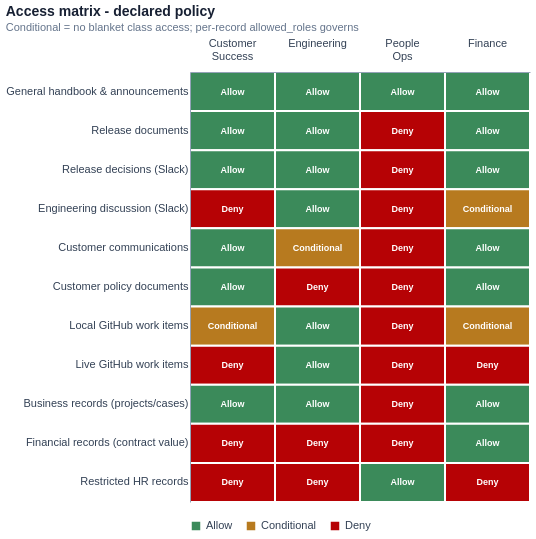

Notebook source saved alongside this figure:
### Code cell
# --- Figure: the access matrix as a truth table --------------------------
# WHAT: the declared policy, one cell per (class, role), labelled and coloured.
# WHY:  the deck and the reviewer need the boundary in one glance. Text labels are
#       drawn IN the cells rather than relying on colour alone, so the figure
#       survives greyscale printing and colour-vision differences.
POLICY_COLORS = {"Allow": COLORS["allow"], "Conditional": COLORS["partial"], "Deny": COLORS["deny"]}
ROLE_COLS = ["Customer Success", "Engineering", "People Ops", "Finance"]

policy_long = pd.DataFrame([
    {"record_class": cls, "role": ROLE_COLS[i], "policy": states[i]}
    for cls, states in POLICY.items() for i in range(4)
])
class_order = list(POLICY)

base = alt.Chart(policy_long).encode(
    x=alt.X("role:N", title=None, sort=ROLE_COLS,
            axis=alt.Axis(orient="top", labelAngle=0, labelFontSize=11,
                          labelExpr="split(datum.label, ' ')", labelPadding=24,
                          grid=False, ticks=False)),
    y=alt.Y("record_class:N", title=None, sort=class_order,
            axis=alt.Axis(grid=False, ticks=False, labelLimit=250)),
)
cells = base.mark_rect(stroke="white", strokeWidth=2).encode(
    color=alt.Color("policy:N",
                    scale=alt.Scale(domain=list(POLICY_COLORS), range=list(POLICY_COLORS.values())),
                    legend=alt.Legend(title=None, orient="bottom")),
    tooltip=["record_class", "role", "policy"],
)
labels = base.mark_text(fontSize=9, fontWeight="bold", color="white").encode(
    text=alt.Text("policy:N"),
)
matrix = (cells + labels).properties(
    width=340, height=430,
    title=alt.TitleParams(
        "Access matrix - declared policy",
        subtitle="Conditional = no blanket class access; per-record allowed_roles governs"),
)
save_chart(matrix, "2_1_access_matrix",
           caption="The declared access policy for every record class. Conditional means the "
                   "class grants no blanket access and per-record allowed_roles governs - used "
                   "where a class is genuinely non-uniform, such as GitHub work items.")
matrix

### Figure 1 — Vega-Lite specification as saved in the notebook (floating-point values rounded to 4 significant figures)
{"config": {"view": {"stroke": "transparent", "continuousWidth": 520, "continuousHeight": 280}, "axis": {"labelFontSize": 11, "titleFontSize": 12, "grid": true, "gridColor": "#E2E8F0", "domainColor": "#94A3B8", "tickColor": "#94A3B8", "labelColor": "#334155", "titleColor": "#172033"}, "legend": {"labelFontSize": 11, "titleFontSize": 12, "labelColor": "#334155"}, "title": {"fontSize": 14, "anchor": "start", "color": "#172033", "subtitleFontSize": 11, "subtitleColor": "#64748B"}, "range": {"category": ["#4677A8", "#3B8A5A", "#C86445", "#B77A1F", "#7A5AA8", "#5FA8A0"]}}, "layer": [{"mark": {"type": "rect", "stroke": "white", "strokeWidth": 2}, "encoding": {"color": {"field": "policy", "legend": {"orient": "bottom", "title": null}, "scale": {"domain": ["Allow", "Conditional", "Deny"], "range": ["#3B8A5A", "#B77A1F", "#B60205"]}, "type": "nominal"}, "tooltip": [{"field": "record_class", "type": "nominal"}, {"field": "role", "type": "nominal"}, {"field": "policy", "type": "nominal"}], "x": {"axis": {"grid": false, "labelAngle": 0, "labelExpr": "split(datum.label, ' ')", "labelFontSize": 11, "labelPadding": 24, "orient": "top", "ticks": false}, "field": "role", "sort": ["Customer Success", "Engineering", "People Ops", "Finance"], "title": null, "type": "nominal"}, "y": {"axis": {"grid": false, "labelLimit": 250, "ticks": false}, "field": "record_class", "sort": ["General handbook & announcements", "Release documents", "Release decisions (Slack)", "Engineering discussion (Slack)", "Customer communications", "Customer policy documents", "Local GitHub work items", "Live GitHub work items", "Business records (projects/cases)", "Financial records (contract value)", "Restricted HR records"], "title": null, "type": "nominal"}}}, {"mark": {"type": "text", "color": "white", "fontSize": 9, "fontWeight": "bold"}, "encoding": {"text": {"field": "policy", "type": "nominal"}, "x": {"axis": {"grid": false, "labelAngle": 0, "labelExpr": "split(datum.label, ' ')", "labelFontSize": 11, "labelPadding": 24, "orient": "top", "ticks": false}, "field": "role", "sort": ["Customer Success", "Engineering", "People Ops", "Finance"], "title": null, "type": "nominal"}, "y": {"axis": {"grid": false, "labelLimit": 250, "ticks": false}, "field": "record_class", "sort": ["General handbook & announcements", "Release documents", "Release decisions (Slack)", "Engineering discussion (Slack)", "Customer communications", "Customer policy documents", "Local GitHub work items", "Live GitHub work items", "Business records (projects/cases)", "Financial records (contract value)", "Restricted HR records"], "title": null, "type": "nominal"}}}], "data": {"name": "data-6862de9b6ed57a503c479e3794c40b2f"}, "height": 430, "title": {"text": "Access matrix - declared policy", "subtitle": "Conditional = no blanket class access; per-record allowed_roles governs"}, "width": 340, "$schema": "https://vega.github.io/schema/vega-lite/v6.4.1.json", "datasets": {"data-6862de9b6ed57a503c479e3794c40b2f": [{"record_class": "General handbook & announcements", "role": "Customer Success", "policy": "Allow"}, {"record_class": "General handbook & announcements", "role": "Engineering", "policy": "Allow"}, {"record_class": "General handbook & announcements", "role": "People Ops", "policy": "Allow"}, {"record_class": "General handbook & announcements", "role": "Finance", "policy": "Allow"}, {"record_class": "Release documents", "role": "Customer Success", "policy": "Allow"}, {"record_class": "Release documents", "role": "Engineering", "policy": "Allow"}, {"record_class": "Release documents", "role": "People Ops", "policy": "Deny"}, {"record_class": "Release documents", "role": "Finance", "policy": "Allow"}, {"record_class": "Release decisions (Slack)", "role": "Customer Success", "policy": "Allow"}, {"record_class": "Release decisions (Slack)", "role": "Engineering", "policy": "Allow"}, {"record_class": "Release decisions (Slack)", "role": "People Ops", "policy": "Deny"}, {"record_class": "Release decisions (Slack)", "role": "Finance", "policy": "Allow"}, {"record_class": "Engineering discussion (Slack)", "role": "Customer Success", "policy": "Deny"}, {"record_class": "Engineering discussion (Slack)", "role": "Engineering", "policy": "Allow"}, {"record_class": "Engineering discussion (Slack)", "role": "People Ops", "policy": "Deny"}, {"record_class": "Engineering discussion (Slack)", "role": "Finance", "policy": "Conditional"}, {"record_class": "Customer communications", "role": "Customer Success", "policy": "Allow"}, {"record_class": "Customer communications", "role": "Engineering", "policy": "Conditional"}, {"record_class": "Customer communications", "role": "People Ops", "policy": "Deny"}, {"record_class": "Customer communications", "role": "Finance", "policy": "Allow"}, {"record_class": "Customer policy documents", "role": "Customer Success", "policy": "Allow"}, {"record_class": "Customer policy documents", "role": "Engineering", "policy": "Deny"}, {"record_class": "Customer policy documents", "role": "People Ops", "policy": "Deny"}, {"record_class": "Customer policy documents", "role": "Finance", "policy": "Allow"}, {"record_class": "Local GitHub work items", "role": "Customer Success", "policy": "Conditional"}, {"record_class": "Local GitHub work items", "role": "Engineering", "policy": "Allow"}, {"record_class": "Local GitHub work items", "role": "People Ops", "policy": "Deny"}, {"record_class": "Local GitHub work items", "role": "Finance", "policy": "Conditional"}, {"record_class": "Live GitHub work items", "role": "Customer Success", "policy": "Deny"}, {"record_class": "Live GitHub work items", "role": "Engineering", "policy": "Allow"}, {"record_class": "Live GitHub work items", "role": "People Ops", "policy": "Deny"}, {"record_class": "Live GitHub work items", "role": "Finance", "policy": "Deny"}, {"record_class": "Business records (projects/cases)", "role": "Customer Success", "policy": "Allow"}, {"record_class": "Business records (projects/cases)", "role": "Engineering", "policy": "Allow"}, {"record_class": "Business records (projects/cases)", "role": "People Ops", "policy": "Deny"}, {"record_class": "Business records (projects/cases)", "role": "Finance", "policy": "Allow"}, {"record_class": "Financial records (contract value)", "role": "Customer Success", "policy": "Deny"}, {"record_class": "Financial records (contract value)", "role": "Engineering", "policy": "Deny"}, {"record_class": "Financial records (contract value)", "role": "People Ops", "policy": "Deny"}, {"record_class": "Financial records (contract value)", "role": "Finance", "policy": "Allow"}, {"record_class": "Restricted HR records", "role": "Customer Success", "policy": "Deny"}, {"record_class": "Restricted HR records", "role": "Engineering", "policy": "Deny"}, {"record_class": "Restricted HR records", "role": "People Ops", "policy": "Allow"}, {"record_class": "Restricted HR records", "role": "Finance", "policy": "Deny"}]}}
